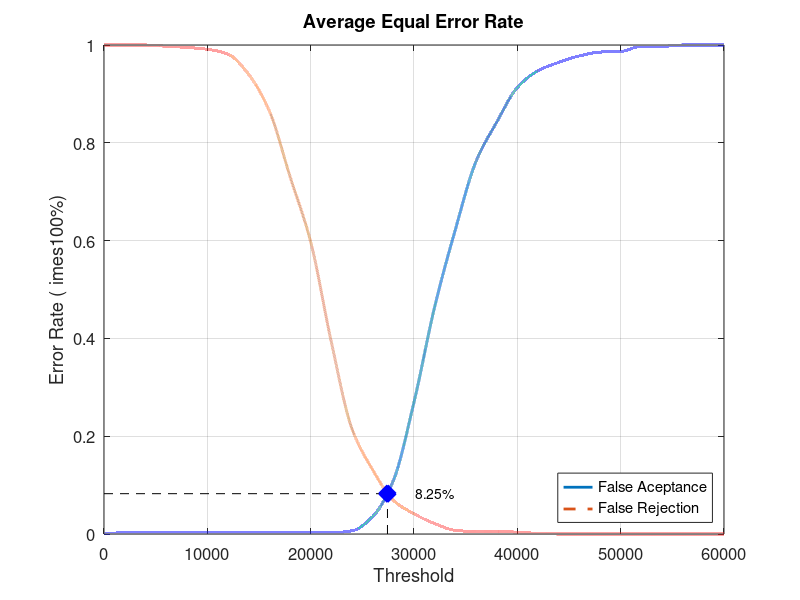
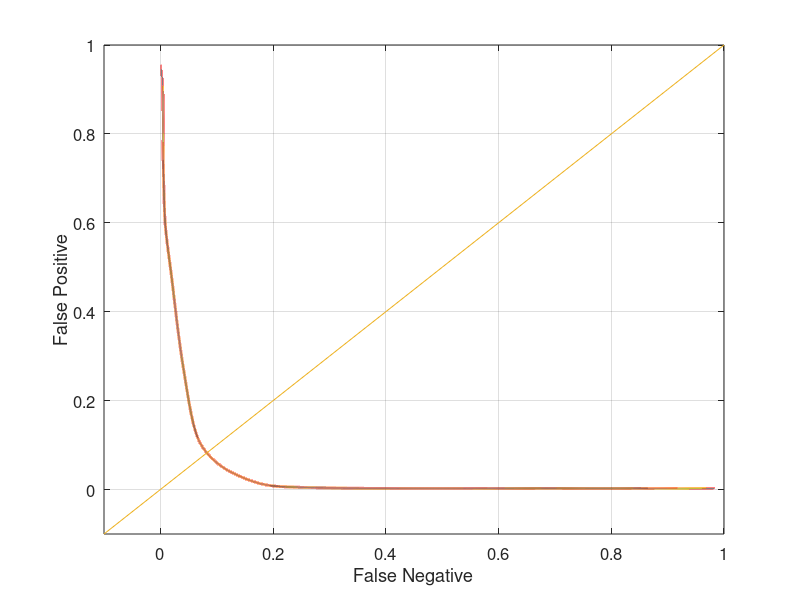

MATLAB code to generate these figures, in order:
close all;
clear;
clc;
x = 0:2000:60000;
xq = 0:0.5:60000;

y0 = [0 0.00263158 0.00263158 0.00263158 0.00263158 0.00263158 0.00263158 0.00263158 0.00263158 0.00263158 0.00263158 0.00263158 0.00657895 0.0355263 0.109211 0.269737 0.464474 0.622368 0.761842 0.842105 0.913158 0.947368 0.964474 0.977632 0.985526 0.986842 0.997368 0.997368 1 1 1]
yy0 = interp1(x, y0, xq, 'pchip');
y1 = [1 1 1 0.9975 0.995 0.99125 0.98125 0.94 0.865 0.73125 0.5975 0.3925 0.215 0.13125 0.06875 0.04125 0.02125 0.0075 0.005 0.005 0.00375 0.00125 0 0 0 0 0 0 0 0 0]
yy1 = interp1(x, y1, xq, 'pchip');

% Calculating EER: 
y2 = abs(y0 - y1);
find(y2 == min(y2))
yy2 = abs(yy0 - yy1);
xEER = find(yy2 == min(yy2));
xEERIndex = xq(xEER) % X-axis EER
yEER = yy0(xEER) % Y-axis EER

main = figure
plot(xq, yy0,'-','LineWidth', 2);	hold on
plot(xq, yy1,'--','LineWidth', 2);	hold on
plot([xEERIndex xEERIndex], [0 yEER], 'k--');	hold on
plot([0 xEERIndex], [yEER yEER], 'k--');	hold on
plot(xEERIndex, yEER, 'bx', 'LineWidth', 10);	hold on
text(xEERIndex + 10 * xEERIndex / 100, yEER, [num2str(round((10000 * yEER)) / 100) '%'])
legend('False Aceptance', 'False Rejection', 'Location', 'SouthEast')
xlabel('Threshold')
ylabel('Error Rate (	imes100%)')
title('Average Equal Error Rate')
set(gca, 'FontSize', 12)
axis([0 60000 0 1])
grid on

print(main, 'Experiment5AverageMain', '-dpng');
FNRxFPR = figure('Color', [1 1 1]);
plot(yy1, yy0, '-', yy1, yy0, 'LineWidth', 2);
hold on
y = -0.1:0.1:1
plot(y, y); 
set(gca, 'FontSize', 12)
xlabel('False Negative')
ylabel('False Positive')
axis([-0.1 1 -0.1 1])
set(gca, 'FontSize', 12)
grid on

print(FNRxFPR, 'Experiment5AverageFNRxFPR','-dpng');
